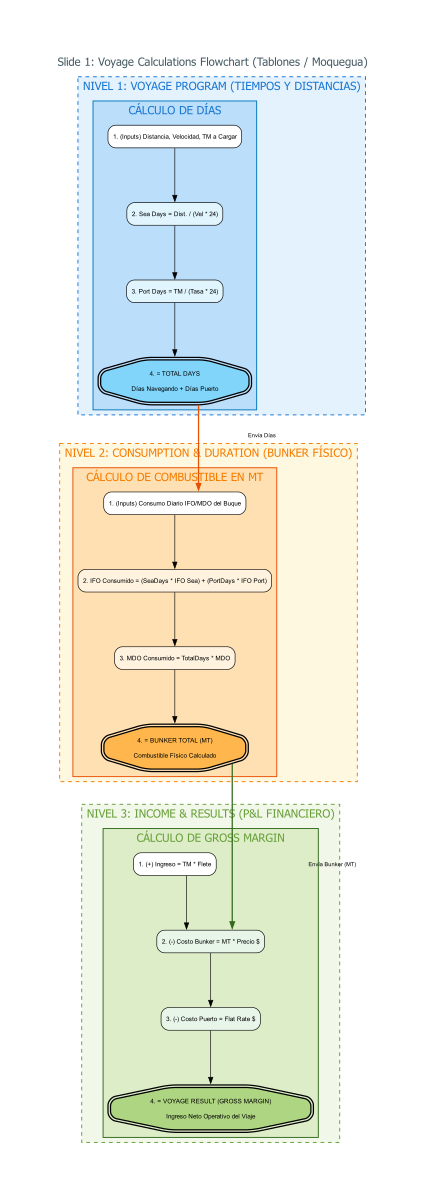

The Python source for this figure:
import graphviz
import os
from PyPDF2 import PdfMerger

def generate_presentation():
    base_name = "PRESENTACION_Voyage_Calculation"
    output_filename = base_name
    
    print(f"Generando Presentación: {output_filename}.pdf")
    
    potential_paths = [
        r"C:\Program Files\Graphviz\bin",
        r"C:\Program Files (x86)\Graphviz\bin",
    ]
    for p in potential_paths:
        if os.path.exists(p) and p not in os.environ["PATH"]:
            os.environ["PATH"] += os.pathsep + p

    # ==========================
    # SLIDE 1: FLOWCHART VERTICAL (ESTILO CHARTEADO V1)
    # ==========================
    dot_code_1 = """
    digraph Slide1 {
        rankdir=TB;
        splines=ortho;
        nodesep=1.0;
        ranksep=1.2;
        
        labelloc="t";
        labeljust="c";
        label="Slide 1: Voyage Calculations Flowchart (Tablones / Moquegua)";
        fontsize=18;
        fontname="Arial-Bold";
        fontcolor="#455A64";

        # Forzar una hoja vertical A4
        page="8.27,11.69";
        size="7.5,11";
        ratio="compress";
        
        node [shape=box, style="filled,rounded", fontname="Arial", fontsize=10];
        edge [fontname="Arial", fontsize=9];

        # ==========================================
        #  NIVEL 1: VOYAGE PROGRAM (OPERATIVO)
        # ==========================================
        subgraph cluster_lvl1 {
            label = "NIVEL 1: VOYAGE PROGRAM (TIEMPOS Y DISTANCIAS)"; 
            style="filled,dashed"; 
            fillcolor="#E3F2FD"; 
            color="#1976D2"; 
            penwidth=1.5;
            fontcolor="#1976D2";
            
            subgraph cluster_motor1 {
                label = "CÁLCULO DE DÍAS"; style="filled"; fillcolor="#BBDEFB"; color="#0277BD";
                Step1_1 [label="1. (Inputs) Distancia, Velocidad, TM a Cargar", shape=box, fillcolor="white"];
                Step1_2 [label="2. Sea Days = Dist. / (Vel * 24)", shape=box, fillcolor="#E1F5FE"];
                Step1_3 [label="3. Port Days = TM / (Tasa * 24)", shape=box, fillcolor="#E1F5FE"];
                Step1_4 [label="4. = TOTAL DAYS\\n\\nDías Navegando + Días Puerto", shape=doubleoctagon, fillcolor="#81D4FA", penwidth=2];
                
                Step1_1 -> Step1_2 -> Step1_3 -> Step1_4;
            }
        }

        # ==========================================
        #  NIVEL 2: CONSUMPTION & DURATION
        # ==========================================
        subgraph cluster_lvl2 {
            label = "NIVEL 2: CONSUMPTION & DURATION (BUNKER FÍSICO)"; 
            style="filled,dashed"; 
            fillcolor="#FFF8E1"; 
            color="#F57C00"; 
            penwidth=1.5;
            fontcolor="#F57C00";
            
            subgraph cluster_motor2 {
                label = "CÁLCULO DE COMBUSTIBLE EN MT"; style="filled"; fillcolor="#FFE0B2"; color="#E65100";
                Step2_1 [label="1. (Inputs) Consumo Diario IFO/MDO del Buque", shape=box, fillcolor="white"];
                Step2_2 [label="2. IFO Consumido = (SeaDays * IFO Sea) + (PortDays * IFO Port)", shape=box, fillcolor="#FFF3E0"];
                Step2_3 [label="3. MDO Consumido = TotalDays * MDO", shape=box, fillcolor="#FFF3E0"];
                Step2_4 [label="4. = BUNKER TOTAL (MT)\\n\\nCombustible Físico Calculado", shape=doubleoctagon, fillcolor="#FFB74D", penwidth=2];
                
                Step2_1 -> Step2_2 -> Step2_3 -> Step2_4;
            }
        }

        # ==========================================
        #  NIVEL 3: INCOME & RESULTS
        # ==========================================
        subgraph cluster_lvl3 {
            label = "NIVEL 3: INCOME & RESULTS (P&L FINANCIERO)"; 
            style="filled,dashed"; 
            fillcolor="#F1F8E9"; 
            color="#689F38"; 
            penwidth=1.5;
            fontcolor="#689F38";
            
            subgraph cluster_motor3 {
                label = "CÁLCULO DE GROSS MARGIN"; style="filled"; fillcolor="#DCEDC8"; color="#33691E";
                Step3_1 [label="1. (+) Ingreso = TM * Flete", shape=box, fillcolor="white"];
                Step3_2 [label="2. (-) Costo Bunker = MT * Precio $", shape=box, fillcolor="#E8F5E9"];
                Step3_3 [label="3. (-) Costo Puerto = Flat Rate $", shape=box, fillcolor="#E8F5E9"];
                Step3_4 [label="4. = VOYAGE RESULT (GROSS MARGIN)\\n\\nIngreso Neto Operativo del Viaje", shape=doubleoctagon, fillcolor="#AED581", penwidth=2];
                
                Step3_1 -> Step3_2 -> Step3_3 -> Step3_4;
            }
        }

        # CONEXIONES INVISIBLES PARA ALINEAR
        Step1_4 -> Step2_1 [style=invis, weight=10];
        Step2_4 -> Step3_1 [style=invis, weight=10];

        # CONEXIONES REALES ENTRE MÓDULOS
        Step1_4 -> Step2_1 [label=" Envía Días", color="#E65100", penwidth=2];
        Step2_4 -> Step3_2 [label=" Envía Bunker (MT)", color="#33691E", penwidth=2];
    }
    """

    # ==========================
    # SLIDE 2: PSEUDOCODE VERTICAL
    # ==========================
    dot_code_2 = """
    digraph Slide2 {
        rankdir=TB;
        splines=ortho;
        nodesep=1.0;
        ranksep=0.3;
        
        labelloc="t";
        labeljust="c";
        label="Slide 2: Lógica Backend (Explicación y Pseudocódigo)";
        fontsize=18;
        fontname="Arial-Bold";
        fontcolor="#455A64";

        # Forzar una hoja vertical A4
        page="8.27,11.69";
        size="7.5,11";
        ratio="compress";
        
        node [shape=box, style="filled,rounded", fontname="Courier", fontsize=11, fillcolor="#FAFAFA", color="#E0E0E0"];
        edge [style=invis, weight=10];

        Title [label="def calculate_voyage_pnl(inputs):", fillcolor="#E3F2FD", color="#1565C0", fontname="Courier-Bold", fontsize=12];

        # BLOQUE 1
        Exp1 [label="PASO 1: CÁLCULO DE TIEMPOS (VOYAGE PROGRAM)\\nCalculamos los días navegando dividiendo la distancia entre la velocidad diaria (nudos * 24h).\\nLuego, estimamos los días en puerto dividiendo la carga entre la velocidad de las grúas.", shape=note, fillcolor="#E1F5FE", color="#0288D1", fontname="Arial", fontsize=10];
        Code1 [label="sea_days = inputs.distancia / (inputs.velocidad * 24)\\nport_days = (inputs.tm_load / inputs.load_rate / 24) + \\n            (inputs.tm_disch / inputs.disch_rate / 24) + inputs.idle_days\\ntotal_days = sea_days + port_days"];
        
        # BLOQUE 2
        Exp2 [label="PASO 2: CÁLCULO DE COMBUSTIBLE (CONSUMPTION)\\nMultiplicamos los días obtenidos en el Paso 1 por el consumo técnico del buque (Toneladas/Día).\\nEl buque consume distinto si está navegando (Sea) o estacionado (Port).", shape=note, fillcolor="#FFF3E0", color="#F57C00", fontname="Arial", fontsize=10];
        Code2 [label="ifo_mt = (sea_days * ship.ifo_sea_rate) + (port_days * ship.ifo_port_rate)\\nmdo_mt = (sea_days * ship.mdo_sea_rate) + (port_days * ship.mdo_port_rate)"];
        
        # BLOQUE 3
        Exp3 [label="PASO 3: CÁLCULO FINANCIERO (RESULTS / P&L)\\nConvertimos las variables operativas en dinero. El ingreso es el flete por tonelada.\\nA esto le restamos el costo del combustible gastado y la tarifa plana del puerto.", shape=note, fillcolor="#F1F8E9", color="#689F38", fontname="Arial", fontsize=10];
        Code3 [label="income_usd = inputs.tm_cargo * inputs.freight_rate\\nbunker_cost_usd = (ifo_mt * inputs.ifo_price) + (mdo_mt * inputs.mdo_price)\\nport_cost_usd = get_flat_port_cost(inputs.destino)\\n\\nvoyage_result_usd = income_usd - bunker_cost_usd - port_cost_usd\\ntce_usd_day = voyage_result_usd / total_days"];
        
        Code4 [label="return {\\n    'TotalDays': total_days,\\n    'GrossMargin': voyage_result_usd,\\n    'TCE': tce_usd_day\\n}", fillcolor="#F1F8E9", color="#689F38"];

        Title -> Exp1 -> Code1 -> Exp2 -> Code2 -> Exp3 -> Code3 -> Code4;
    }
    """
    
    try:
        output_dir = os.path.dirname(os.path.abspath(__file__))
        
        # Generar Slide 1
        src1 = graphviz.Source(dot_code_1)
        pdf1 = src1.render(filename=os.path.join(output_dir, 'temp_slide1'), format='pdf', cleanup=True)
        
        # Generar Slide 2
        src2 = graphviz.Source(dot_code_2)
        pdf2 = src2.render(filename=os.path.join(output_dir, 'temp_slide2'), format='pdf', cleanup=True)
        
        # Unir PDFs
        merger = PdfMerger()
        merger.append(pdf1)
        merger.append(pdf2)
        
        final_pdf_path = os.path.join(output_dir, f"{output_filename}.pdf")
        merger.write(final_pdf_path)
        merger.close()
        
        # Eliminar temporales
        os.remove(pdf1)
        os.remove(pdf2)
        
        print(f"Generado exitosamente: {final_pdf_path}")
        
    except Exception as e:
        print(f"Error generando presentación: {e}")

if __name__ == "__main__":
    generate_presentation()
